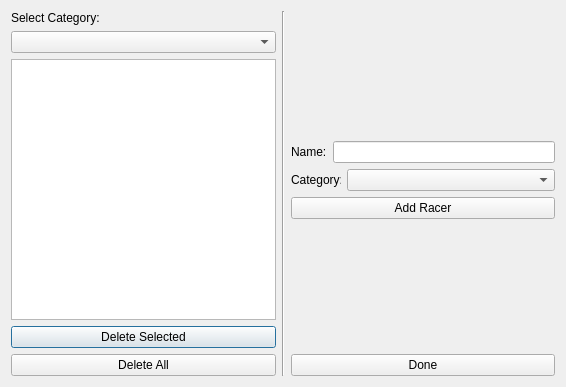
<?xml version="1.0" encoding="UTF-8"?>
<ui version="4.0">
 <class>manageracers</class>
 <widget class="QDialog" name="manageracers">
  <property name="windowModality">
   <enum>Qt::ApplicationModal</enum>
  </property>
  <property name="geometry">
   <rect>
    <x>0</x>
    <y>0</y>
    <width>566</width>
    <height>387</height>
   </rect>
  </property>
  <property name="windowTitle">
   <string>Manage Racers</string>
  </property>
  <property name="windowIcon">
   <iconset>
    <normaloff>../Documents/pine.ico</normaloff>../Documents/pine.ico</iconset>
  </property>
  <layout class="QHBoxLayout" name="horizontalLayout_2">
   <item>
    <layout class="QHBoxLayout" name="horizontalLayout">
     <item>
      <layout class="QVBoxLayout" name="verticalLayout_2">
       <item>
        <widget class="QLabel" name="label">
         <property name="text">
          <string>Select Category:</string>
         </property>
        </widget>
       </item>
       <item>
        <widget class="QComboBox" name="comboBox"/>
       </item>
       <item>
        <widget class="QListWidget" name="listWidget"/>
       </item>
       <item>
        <widget class="QPushButton" name="pushButton">
         <property name="text">
          <string>Delete Selected</string>
         </property>
        </widget>
       </item>
       <item>
        <widget class="QPushButton" name="pushButton_2">
         <property name="text">
          <string>Delete All</string>
         </property>
        </widget>
       </item>
      </layout>
     </item>
     <item>
      <widget class="Line" name="line">
       <property name="orientation">
        <enum>Qt::Vertical</enum>
       </property>
      </widget>
     </item>
     <item>
      <layout class="QVBoxLayout" name="verticalLayout">
       <item>
        <spacer name="verticalSpacer_2">
         <property name="orientation">
          <enum>Qt::Vertical</enum>
         </property>
         <property name="sizeHint" stdset="0">
          <size>
           <width>20</width>
           <height>40</height>
          </size>
         </property>
        </spacer>
       </item>
       <item>
        <layout class="QHBoxLayout" name="horizontalLayout_3">
         <item>
          <widget class="QLabel" name="label_2">
           <property name="text">
            <string>Name:</string>
           </property>
          </widget>
         </item>
         <item>
          <widget class="QLineEdit" name="lineEdit"/>
         </item>
        </layout>
       </item>
       <item>
        <layout class="QHBoxLayout" name="horizontalLayout_4">
         <item>
          <widget class="QLabel" name="label_3">
           <property name="maximumSize">
            <size>
             <width>50</width>
             <height>16777215</height>
            </size>
           </property>
           <property name="text">
            <string>Category:</string>
           </property>
          </widget>
         </item>
         <item>
          <widget class="QComboBox" name="comboBox_2"/>
         </item>
        </layout>
       </item>
       <item>
        <widget class="QPushButton" name="pushButton_3">
         <property name="text">
          <string>Add Racer</string>
         </property>
        </widget>
       </item>
       <item>
        <spacer name="verticalSpacer">
         <property name="orientation">
          <enum>Qt::Vertical</enum>
         </property>
         <property name="sizeHint" stdset="0">
          <size>
           <width>20</width>
           <height>40</height>
          </size>
         </property>
        </spacer>
       </item>
       <item>
        <widget class="QPushButton" name="pushButton_4">
         <property name="text">
          <string>Done</string>
         </property>
        </widget>
       </item>
      </layout>
     </item>
    </layout>
   </item>
  </layout>
 </widget>
 <resources/>
 <connections/>
</ui>
